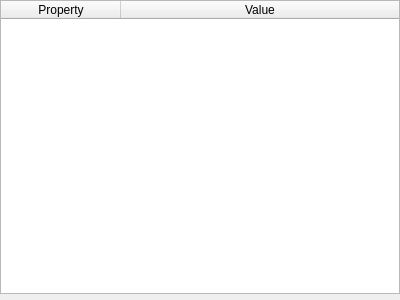
<?xml version="1.0" encoding="UTF-8"?>
<ui version="4.0">
 <class>PropertyWidget</class>
 <widget class="QWidget" name="PropertyWidget">
  <property name="geometry">
   <rect>
    <x>0</x>
    <y>0</y>
    <width>400</width>
    <height>300</height>
   </rect>
  </property>
  <property name="windowTitle">
   <string>Form</string>
  </property>
  <layout class="QVBoxLayout" name="verticalLayout">
   <property name="margin">
    <number>0</number>
   </property>
   <item>
    <widget class="SparkProperty::PropertyTableWidget" name="propertyTableWidget">
     <property name="horizontalScrollBarPolicy">
      <enum>Qt::ScrollBarAsNeeded</enum>
     </property>
     <property name="selectionMode">
      <enum>QAbstractItemView::SingleSelection</enum>
     </property>
     <property name="horizontalScrollMode">
      <enum>QAbstractItemView::ScrollPerPixel</enum>
     </property>
     <attribute name="horizontalHeaderDefaultSectionSize">
      <number>120</number>
     </attribute>
     <attribute name="horizontalHeaderMinimumSectionSize">
      <number>40</number>
     </attribute>
     <attribute name="horizontalHeaderStretchLastSection">
      <bool>true</bool>
     </attribute>
     <attribute name="verticalHeaderDefaultSectionSize">
      <number>20</number>
     </attribute>
     <attribute name="verticalHeaderMinimumSectionSize">
      <number>20</number>
     </attribute>
     <column>
      <property name="text">
       <string>Property</string>
      </property>
     </column>
     <column>
      <property name="text">
       <string>Value</string>
      </property>
     </column>
    </widget>
   </item>
   <item>
    <widget class="QFrame" name="propertyEditFrame">
     <property name="sizePolicy">
      <sizepolicy hsizetype="Preferred" vsizetype="Minimum">
       <horstretch>0</horstretch>
       <verstretch>0</verstretch>
      </sizepolicy>
     </property>
     <property name="frameShape">
      <enum>QFrame::StyledPanel</enum>
     </property>
    </widget>
   </item>
  </layout>
 </widget>
 <customwidgets>
  <customwidget>
   <class>SparkProperty::PropertyTableWidget</class>
   <extends>QTableWidget</extends>
   <header>sparkpropertytablewidget.h</header>
  </customwidget>
 </customwidgets>
 <resources/>
 <connections/>
</ui>
